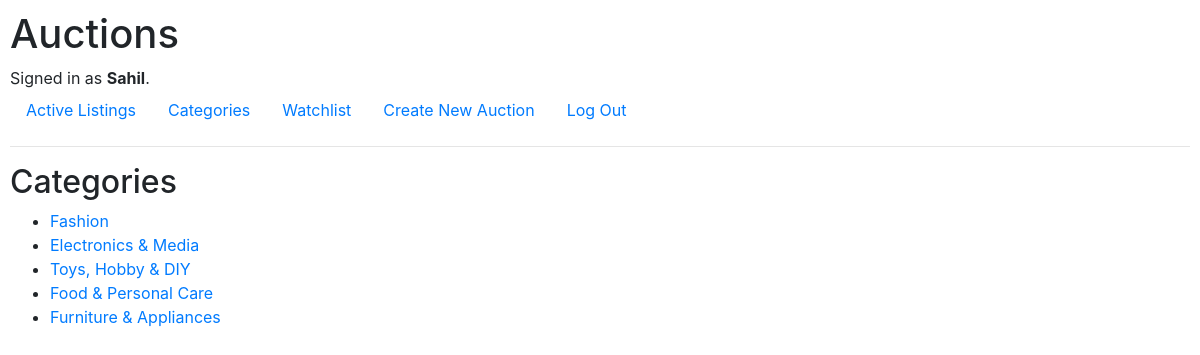
The app's page /categories (signed in) with its own data.
### auctions/models.py (models this page shows, shortened)
class User(AbstractUser):
    watching = ManyToManyField(
        'AuctionItem',
        blank=True,
        related_name='watched_by'
    )

class Category(models.Model):
    name = models.CharField(max_length=64)
    def __str__(self):
        return f"{self.name}"

### auctions/views.py (the view)
# urls.py: path("categories", views.categories, name="categories"),
def categories(request):
    return render(request, "auctions/categories.html", {
        'categories': Category.objects.all()
    })

### auctions/templates/auctions/categories.html (shortened to what this page needs)
{% extends 'auctions/layout.html' %}
{% block body %}
<h2>Categories</h2>
<ul>
    {% for category in categories %}
    <li><a href="{% url 'category_view' category.name %}">{{ category }}</a></li>
    {% endfor %}
</ul>
{% endblock %}

### auctions/templates/auctions/layout.html (shortened to what this page needs)
{% load static %}
<!DOCTYPE html>
<html lang="en">
<head>
    <link rel="stylesheet" href="https://stackpath.bootstrapcdn.com/bootstrap/4.4.1/css/bootstrap.min.css"
>
    <link href="{% static 'auctions/styles.css' %}" rel="stylesheet">
</head>
<body>
    <h1>Auctions</h1>
    <div>
        {% if user.is_authenticated %}
        Signed in as <strong>{{ user.username }}</strong>.
        {% else %}
        Not signed in.
        {% endif %}
    </div>
    <ul class="nav">
        <li class="nav-item">
            <a class="nav-link" href="{% url 'index' %}">Active Listings</a>
        </li>
        <li class="nav-item">
            <a class="nav-link" href="{% url 'categories' %}">Categories</a>
        </li>
        {% if user.is_authenticated %}
        <li class="nav-item">
            <a class="nav-link" href="{% url 'watchlist_view' user.id %}">Watchlist</a>
        </li>
        <li class="nav-item">
            <a class="nav-link" href="{% url 'new_auction' %}">Create New Auction</a>
        </li>
        <li class="nav-item">
            <a class="nav-link" href="{% url 'logout' %}">Log Out</a>
        </li>
        {% endif %}
    </ul>
    <hr>
    {% block body %}
    {% endblock %}
</body>
</html>

### auctions/static/auctions/styles.css (style rules this page uses)
body { padding: 10px; }

### records on screen
User: username "Sahil"
Category: name "Fashion"
Category: name "Electronics & Media"
Category: name "Toys, Hobby & DIY"
Category: name "Food & Personal Care"
Category: name "Furniture & Appliances"
